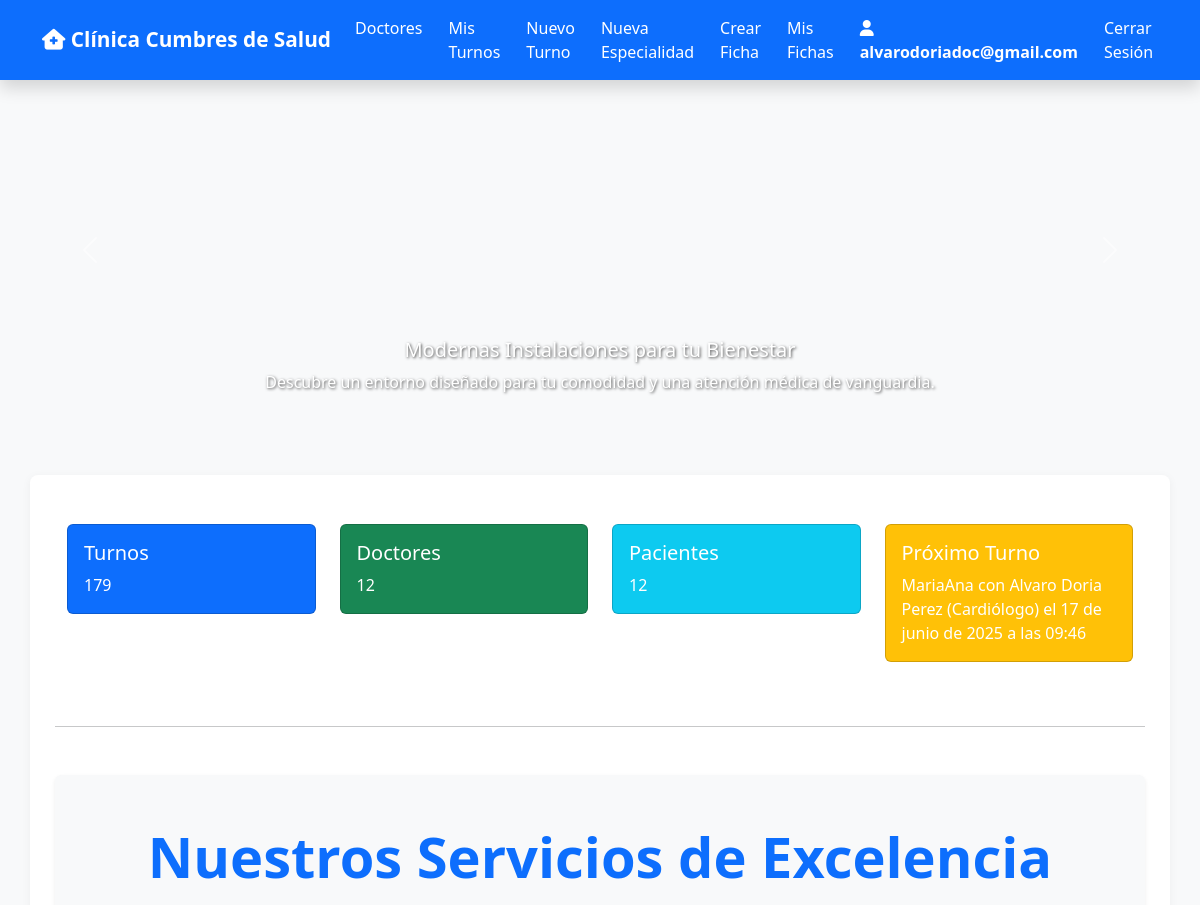
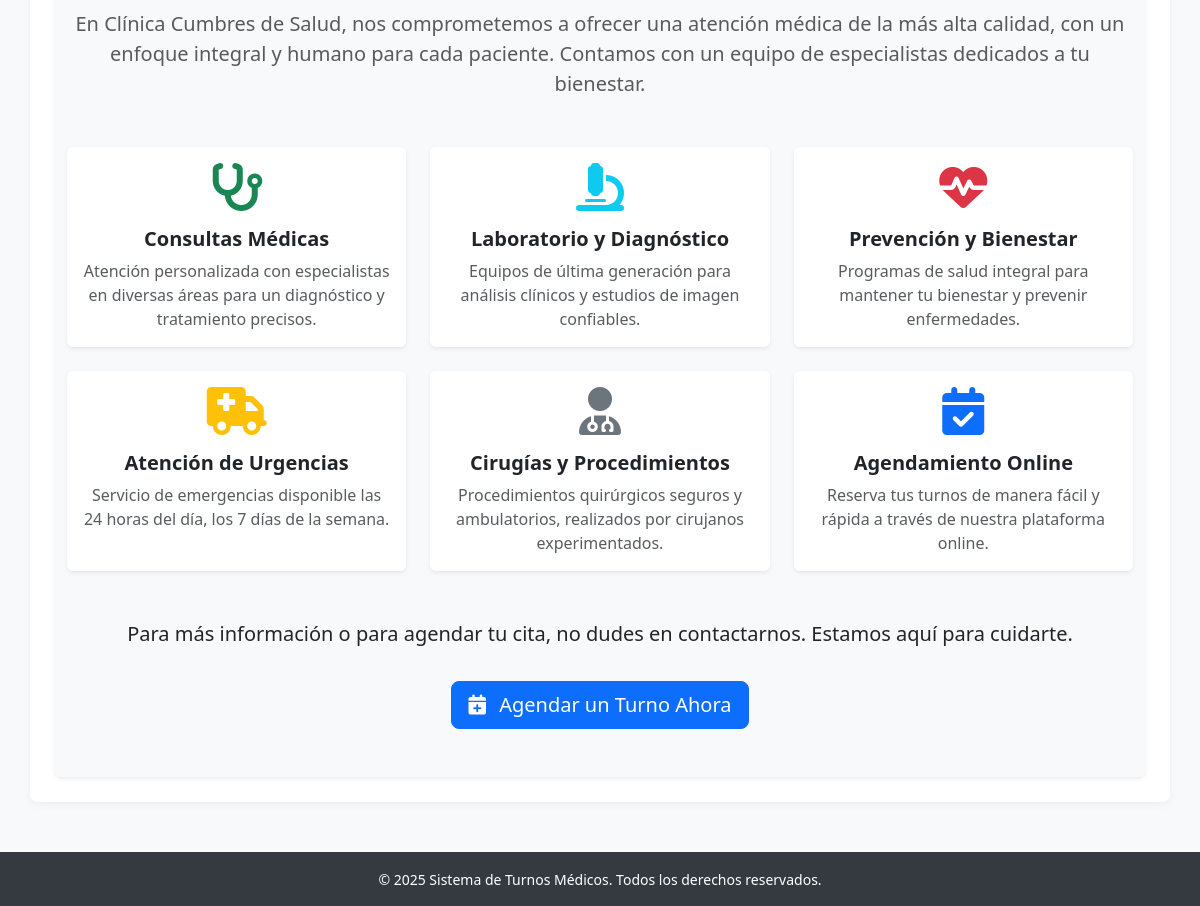
Screenshot of / (signed in) with the database file from the repository (2 pictures, top to bottom).
### turnos/models.py (models this page shows, shortened)
class Turno(models.Model):
    paciente = models.ForeignKey('Paciente', on_delete=models.CASCADE, null=True, blank=True)
    doctor = models.ForeignKey('Doctor', on_delete=models.CASCADE)
    especialidad = models.ForeignKey('Especialidad', on_delete=models.CASCADE)
    fecha = models.DateField()
    hora = models.TimeField()
    reservado = models.BooleanField(default=False)
    recordatorio_enviado = models.BooleanField(default=False)
    class Meta:
        ordering = ['fecha', 'hora']
        unique_together = ('doctor', 'fecha', 'hora')

class Paciente(models.Model):
    user = models.OneToOneField(User, on_delete=models.CASCADE)
    telefono = models.CharField(max_length=20)
    email = models.EmailField()
    def __str__(self):
        return self.user.get_full_name() or self.user.username

class Doctor(models.Model):
    user = models.OneToOneField(User, on_delete=models.CASCADE)
    especialidad = models.ForeignKey('Especialidad', on_delete=models.CASCADE)
    def __str__(self):
        return f'{self.user.get_full_name()} ({self.especialidad})'

class Especialidad(models.Model):
    nombre = models.CharField(max_length=100, unique=True)
    def __str__(self):
        return self.nombre

### turnos/views.py (the view)
# urls.py: path('', views.inicio, name='inicio'),
def inicio(request):
    context = {
        'total_turnos': Turno.objects.count(),
        'total_doctores': Doctor.objects.count(),
        'total_pacientes': Paciente.objects.count(),
        'proximo_turno': Turno.objects.filter(fecha__gte=timezone.now()).order_by('fecha').first()
    }
    return render(request, 'turnos/inicio.html', context)

### turnos/templates/turnos/inicio.html (shortened to what this page needs)
{% extends 'turnos/base.html' %}
{% block full_width_carousel %}
<div id="imageCarousel" class="carousel slide" data-bs-ride="carousel">
    <div class="carousel-inner">
        <div class="carousel-item active">
            <img src="https://th.bing.com/th/id/R.d425265ee8416da42270a3e92d2a042d?rik=9lw3Elf8S6iCyQ&pid=ImgRaw&r=0" class="d-block w-100" alt="Imagen 1">
            <div class="carousel-caption d-none d-md-block">
                <h5>Modernas Instalaciones para tu Bienestar</h5>
                <p>Descubre un entorno diseñado para tu comodidad y una atención médica de vanguardia.</p>
            </div>
        </div>
    <button class="carousel-control-prev" type="button" data-bs-target="#imageCarousel" data-bs-slide="prev">
        <span class="carousel-control-prev-icon" aria-hidden="true"></span>
    </button>
    <button class="carousel-control-next" type="button" data-bs-target="#imageCarousel" data-bs-slide="next">
        <span class="carousel-control-next-icon" aria-hidden="true"></span>
    </button>
</div>
{% endblock %}
{% block content %}
<div class="container mt-4">
    <div class="row mt-4">
        <div class="col-md-3">
            <div class="card text-white bg-primary mb-3">
                <div class="card-body">
                    <h5 class="card-title">Turnos</h5>
                    <p class="card-text">{{ total_turnos }}</p>
                </div>
            </div>
        </div>
        <div class="col-md-3">
            <div class="card text-white bg-success mb-3">
                <div class="card-body">
                    <h5 class="card-title">Doctores</h5>
                    <p class="card-text">{{ total_doctores }}</p>
                </div>
            </div>
        </div>
        <div class="col-md-3">
            <div class="card text-white bg-info mb-3">
                <div class="card-body">
                    <h5 class="card-title">Pacientes</h5>
                    <p class="card-text">{{ total_pacientes }}</p>
                </div>
            </div>
        </div>
        <div class="col-md-3">
            <div class="card text-white bg-warning mb-3">
                <div class="card-body">
                    <h5 class="card-title">Próximo Turno</h5>
                    <p class="card-text">
                        {% if proximo_turno %}
                            {{ proximo_turno.paciente }} con {{ proximo_turno.doctor }} el {{ proximo_turno.fecha }} a las {{ proximo_turno.hora }}
                        {% else %}
                            No hay turnos agendados
                        {% endif %}
                    </p>
                </div>
            </div>
        </div>
    </div>
</div>
<hr class="my-5">
    <section class="py-5 text-center bg-light rounded shadow-sm">
        <div class="container">
            <h2 class="display-4 fw-bold mb-4 text-primary">Nuestros Servicios de Excelencia</h2>
            <p class="lead mb-5 text-muted">En Clínica Cumbres de Salud, nos comprometemos a ofrecer una atención médica de la más alta calidad, con un enfoque integral y humano para cada paciente. Contamos con un equipo de especialistas dedicados a tu bienestar.</p>
            <div class="row row-cols-1 row-cols-md-3 g-4">
                <div class="col">
                    <div class="card h-100 border-0 shadow-sm service-card">
                        <div class="card-body text-center">
                            <i class="fas fa-stethoscope fa-3x text-success mb-3"></i>
                            <h5 class="card-title fw-bold">Consultas Médicas</h5>
                            <p class="card-text text-muted">Atención personalizada con especialistas en diversas áreas para un diagnóstico y tratamiento precisos.</p>
                        </div>
                    </div>
                </div>
                <div class="col">
                    <div class="card h-100 border-0 shadow-sm service-card">
                        <div class="card-body text-center">
                            <i class="fas fa-microscope fa-3x text-info mb-3"></i>
                            <h5 class="card-title fw-bold">Laboratorio y Diagnóstico</h5>
                            <p class="card-text text-muted">Equipos de última generación para análisis clínicos y estudios de imagen confiables.</p>
                        </div>
                    </div>
                </div>
                <div class="col">
                    <div class="card h-100 border-0 shadow-sm service-card">
                        <div class="card-body text-center">
                            <i class="fas fa-heartbeat fa-3x text-danger mb-3"></i>
                            <h5 class="card-title fw-bold">Prevención y Bienestar</h5>
                            <p class="card-text text-muted">Programas de salud integral para mantener tu bienestar y prevenir enfermedades.</p>
                        </div>
                    </div>
                </div>
                <div class="col">
                    <div class="card h-100 border-0 shadow-sm service-card">
                        <div class="card-body text-center">
                            <i class="fas fa-ambulance fa-3x text-warning mb-3"></i>
                            <h5 class="card-title fw-bold">Atención de Urgencias</h5>
                            <p class="card-text text-muted">Servicio de emergencias disponible las 24 horas del día, los 7 días de la semana.</p>
                        </div>
                    </div>
                </div>
                <div class="col">
                    <div class="card h-100 border-0 shadow-sm service-card">
                        <div class="card-body text-center">
                            <i class="fas fa-user-md fa-3x text-secondary mb-3"></i>
                            <h5 class="card-title fw-bold">Cirugías y Procedimientos</h5>
                            <p class="card-text text-muted">Procedimientos quirúrgicos seguros y ambulatorios, realizados por cirujanos experimentados.</p>
                        </div>
                    </div>
                </div>
                <div class="col">
                    <div class="card h-100 border-0 shadow-sm service-card">
                        <div class="card-body text-center">
                            <i class="fas fa-calendar-check fa-3x text-primary mb-3"></i>
                            <h5 class="card-title fw-bold">Agendamiento Online</h5>
                            <p class="card-text text-muted">Reserva tus turnos de manera fácil y rápida a través de nuestra plataforma online.</p>
                        </div>
                    </div>
                </div>
            </div>
            <p class="mt-5 lead">Para más información o para agendar tu cita, no dudes en contactarnos. Estamos aquí para cuidarte.</p>
            <a href="{% url 'iniciar_sesion' %}" class="btn btn-primary btn-lg mt-3 animated-button">
                <i class="fas fa-calendar-plus me-2"></i> Agendar un Turno Ahora
            </a>
        </div>
    </section>
{% endblock %}

### turnos/templates/turnos/base.html (shortened to what this page needs)
{% load static %}
<!DOCTYPE html>
<html lang="es">
<head>
    <link href="https://cdn.jsdelivr.net/npm/bootstrap@5.3.2/dist/css/bootstrap.min.css" rel="stylesheet">
    <link href="https://cdnjs.cloudflare.com/ajax/libs/font-awesome/6.5.0/css/all.min.css" rel="stylesheet">
</head>
<body>
    <nav class="navbar navbar-expand-lg navbar-dark bg-primary fixed-top shadow">
        <div class="container">
            <a class="navbar-brand" href="{% url 'inicio' %}">
                <i class="fa-solid fa-house-medical"></i> Clínica Cumbres de Salud
            </a>
            <div class="collapse navbar-collapse" id="navbarMenu">
                <ul class="navbar-nav ms-auto mb-2 mb-lg-0">
                    {% if user.is_authenticated %}
                        <li class="nav-item">
                            <a class="nav-link" href="{% url 'listar_doctores' %}">Doctores</a>
                        </li>
                        <li class="nav-item">
                            <a class="nav-link" href="{% url 'listar_fichas' %}">Mis Turnos</a>
                        </li>
                        <li class="nav-item">
                            <a class="nav-link" href="{% url 'crear_ficha' %}">Nuevo Turno</a>
                        </li>
                        {% if user.perfil.es_doctor %}
                            <li class="nav-item">
                                <a class="nav-link" href="{% url 'crear_especialidad' %}">Nueva Especialidad</a>
                            </li>
                            <li class="nav-item">
                                <a class="nav-link" href="{% url 'crear_ficha' %}">Crear Ficha</a>
                            </li>
                            <li class="nav-item">
                                <a class="nav-link" href="{% url 'listar_fichas' %}">Mis Fichas</a>
                            </li>
                        {% endif %}
                        <li class="nav-item">
                            <span class="nav-link user-info"><i class="fas fa-user"></i> {{ user.username }}</span>
                        </li>
                        <li class="nav-item">
                            <a class="nav-link text-warning" href="{% url 'cerrar_sesion' %}">Cerrar Sesión</a>
                        </li>
                    {% endif %}
                </ul>
            </div>
        </div>
    </nav>
    {% block full_width_carousel %}{% endblock %}
    <main class="container page-content-wrapper">
        {% block content %}{% endblock %}
    </main>
    <footer>
        <div class="container">
            <small>© {{ now|default:"2025" }} Sistema de Turnos Médicos. Todos los derechos reservados.</small>
        </div>
    </footer>
</body>
</html>

### turnos/templates/turnos/base.html (style rules this page uses)
body { padding-top: 50px; background-color: #f8f9fa; }
.navbar-brand { font-weight: bold; font-size: 1.3rem; }
.navbar-nav .nav-link { color: #fff !important; margin-right: 10px; }
.user-info { font-weight: bold; color: #00d9ff; }
footer { background-color: #343a40; color: #ffffff; text-align: center; padding: 15px 0; margin-top: 50px; }
.page-content-wrapper { background: white; padding: 25px; border-radius: 8px; box-shadow: 0 2px 10px rgba(0,0,0,0.05); margin-top: 25px; margin-bottom: 25px; }
.carousel-item img { width: 100%; height: 400px; object-fit: cover; object-position: center; }
.carousel-caption h5, .carousel-caption p { text-shadow: 1px 1px 3px rgba(0, 0, 0, 0.7); }

### rows the page displays
Turno: paciente "MariaAna", doctor "Alvaro Doria Perez (Cardiólogo)", fecha "17 de junio de 2025", hora "09:46"

### other values shown
{{ user.username }} "alvarodoriadoc@gmail.com"
{{ total_turnos }} "179"
{{ total_doctores }} "12"
{{ total_pacientes }} "12"
{{ now|default:"2025" }} "2025"
